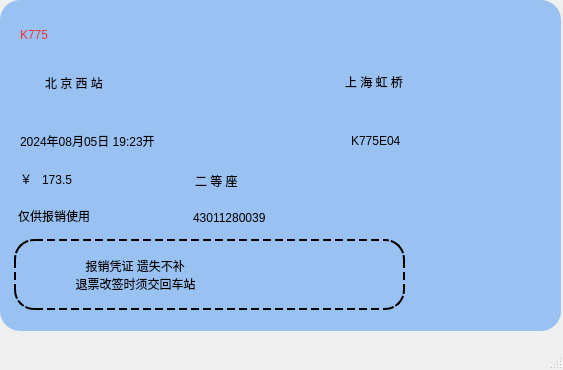
<?xml version="1.0" encoding="UTF-8"?>
<ui version="4.0">
 <class>MainWindow</class>
 <widget class="QMainWindow" name="MainWindow">
  <property name="geometry">
   <rect>
    <x>0</x>
    <y>0</y>
    <width>563</width>
    <height>370</height>
   </rect>
  </property>
  <property name="windowTitle">
   <string>MainWindow</string>
  </property>
  <widget class="QWidget" name="centralwidget">
   <widget class="QFrame" name="frame">
    <property name="geometry">
     <rect>
      <x>0</x>
      <y>0</y>
      <width>561</width>
      <height>331</height>
     </rect>
    </property>
    <property name="styleSheet">
     <string notr="true">background-color: rgb(153, 193, 241);
border-radius:20px;</string>
    </property>
    <property name="frameShape">
     <enum>QFrame::StyledPanel</enum>
    </property>
    <property name="frameShadow">
     <enum>QFrame::Raised</enum>
    </property>
    <widget class="QLabel" name="label_trainid">
     <property name="geometry">
      <rect>
       <x>20</x>
       <y>9</y>
       <width>231</width>
       <height>51</height>
      </rect>
     </property>
     <property name="styleSheet">
      <string notr="true">QLabel{
	color: rgb(237, 51, 59);
	font: 24pt &quot;Noto Sans Brahmi&quot;;
}</string>
     </property>
     <property name="text">
      <string>K775</string>
     </property>
    </widget>
    <widget class="QLabel" name="label_from">
     <property name="geometry">
      <rect>
       <x>45</x>
       <y>57</y>
       <width>171</width>
       <height>51</height>
      </rect>
     </property>
     <property name="styleSheet">
      <string notr="true">QLabel{
	
	font: 24pt &quot;Noto Sans Brahmi&quot;;
}</string>
     </property>
     <property name="text">
      <string>北 京 西 站</string>
     </property>
    </widget>
    <widget class="QLabel" name="label_to">
     <property name="geometry">
      <rect>
       <x>345</x>
       <y>61</y>
       <width>191</width>
       <height>41</height>
      </rect>
     </property>
     <property name="styleSheet">
      <string notr="true">QLabel{
	
	font: 24pt &quot;Noto Sans Brahmi&quot;;
}</string>
     </property>
     <property name="text">
      <string>上 海 虹 桥</string>
     </property>
    </widget>
    <widget class="QLabel" name="label_time">
     <property name="geometry">
      <rect>
       <x>20</x>
       <y>115</y>
       <width>311</width>
       <height>51</height>
      </rect>
     </property>
     <property name="styleSheet">
      <string notr="true">QLabel{
	font: 18pt &quot;Noto Sans Brahmi&quot;;
}</string>
     </property>
     <property name="text">
      <string>2024年08月05日 19:23开</string>
     </property>
    </widget>
    <widget class="QLabel" name="label_seatid">
     <property name="geometry">
      <rect>
       <x>351</x>
       <y>115</y>
       <width>131</width>
       <height>51</height>
      </rect>
     </property>
     <property name="styleSheet">
      <string notr="true">QLabel{
	
	font: 18pt &quot;Noto Sans Brahmi&quot;;
}</string>
     </property>
     <property name="text">
      <string>K775E04</string>
     </property>
    </widget>
    <widget class="QLabel" name="label_warn_title">
     <property name="geometry">
      <rect>
       <x>18</x>
       <y>202</y>
       <width>151</width>
       <height>27</height>
      </rect>
     </property>
     <property name="styleSheet">
      <string notr="true">QLabel{
	font: 16pt &quot;Noto Sans Brahmi&quot;;
}</string>
     </property>
     <property name="text">
      <string>仅供报销使用</string>
     </property>
    </widget>
    <widget class="QLabel" name="label_warn">
     <property name="geometry">
      <rect>
       <x>14</x>
       <y>239</y>
       <width>391</width>
       <height>71</height>
      </rect>
     </property>
     <property name="styleSheet">
      <string notr="true">QLabel{
	border: 2px dashed;
	font: 14pt &quot;Noto Sans Brahmi&quot;;
}</string>
     </property>
     <property name="text">
      <string>                    报销凭证 遗失不补
                 退票改签时须交回车站</string>
     </property>
    </widget>
    <widget class="QLabel" name="label_id">
     <property name="geometry">
      <rect>
       <x>193</x>
       <y>207</y>
       <width>161</width>
       <height>21</height>
      </rect>
     </property>
     <property name="styleSheet">
      <string notr="true">QLabel{
	font: 18pt &quot;Noto Sans Brahmi&quot;;
}</string>
     </property>
     <property name="text">
      <string>43011280039</string>
     </property>
    </widget>
    <widget class="QPushButton" name="Button_code">
     <property name="geometry">
      <rect>
       <x>430</x>
       <y>212</y>
       <width>121</width>
       <height>111</height>
      </rect>
     </property>
     <property name="styleSheet">
      <string notr="true">QPushButton{
	border:none;
	background-color: rgba(255, 255, 255,0);
}</string>
     </property>
     <property name="text">
      <string/>
     </property>
     <property name="icon">
      <iconset resource="svg.qrc">
       <normaloff>:/src/ICONS/code.svg</normaloff>:/src/ICONS/code.svg</iconset>
     </property>
     <property name="iconSize">
      <size>
       <width>100</width>
       <height>100</height>
      </size>
     </property>
    </widget>
    <widget class="QPushButton" name="Button_right_icon">
     <property name="geometry">
      <rect>
       <x>220</x>
       <y>59</y>
       <width>111</width>
       <height>51</height>
      </rect>
     </property>
     <property name="text">
      <string/>
     </property>
     <property name="icon">
      <iconset resource="svg.qrc">
       <normaloff>:/src/ICONS/exchange.svg</normaloff>:/src/ICONS/exchange.svg</iconset>
     </property>
     <property name="iconSize">
      <size>
       <width>60</width>
       <height>60</height>
      </size>
     </property>
    </widget>
    <widget class="QPushButton" name="Button_close">
     <property name="geometry">
      <rect>
       <x>246</x>
       <y>8</y>
       <width>311</width>
       <height>41</height>
      </rect>
     </property>
     <property name="styleSheet">
      <string notr="true">QPushButton{
	border:none;
}</string>
     </property>
     <property name="text">
      <string/>
     </property>
     <property name="iconSize">
      <size>
       <width>20</width>
       <height>20</height>
      </size>
     </property>
    </widget>
    <widget class="QLabel" name="label_mi">
     <property name="geometry">
      <rect>
       <x>20</x>
       <y>165</y>
       <width>21</width>
       <height>27</height>
      </rect>
     </property>
     <property name="text">
      <string>￥</string>
     </property>
    </widget>
    <widget class="QLabel" name="label_price">
     <property name="geometry">
      <rect>
       <x>42</x>
       <y>166</y>
       <width>85</width>
       <height>27</height>
      </rect>
     </property>
     <property name="styleSheet">
      <string notr="true">QLabel{
	font: 16pt &quot;Noto Sans Brahmi&quot;;
}</string>
     </property>
     <property name="text">
      <string>173.5</string>
     </property>
    </widget>
    <widget class="QLabel" name="label_seat">
     <property name="geometry">
      <rect>
       <x>195</x>
       <y>167</y>
       <width>85</width>
       <height>27</height>
      </rect>
     </property>
     <property name="styleSheet">
      <string notr="true">QLabel{
	font: 16pt &quot;Noto Sans Brahmi&quot;;
}</string>
     </property>
     <property name="text">
      <string>二 等 座</string>
     </property>
    </widget>
   </widget>
  </widget>
  <widget class="QStatusBar" name="statusbar"/>
 </widget>
 <resources>
  <include location="svg.qrc"/>
 </resources>
 <connections>
  <connection>
   <sender>Button_close</sender>
   <signal>clicked()</signal>
   <receiver>MainWindow</receiver>
   <slot>close()</slot>
   <hints>
    <hint type="sourcelabel">
     <x>540</x>
     <y>24</y>
    </hint>
    <hint type="destinationlabel">
     <x>577</x>
     <y>24</y>
    </hint>
   </hints>
  </connection>
 </connections>
</ui>
